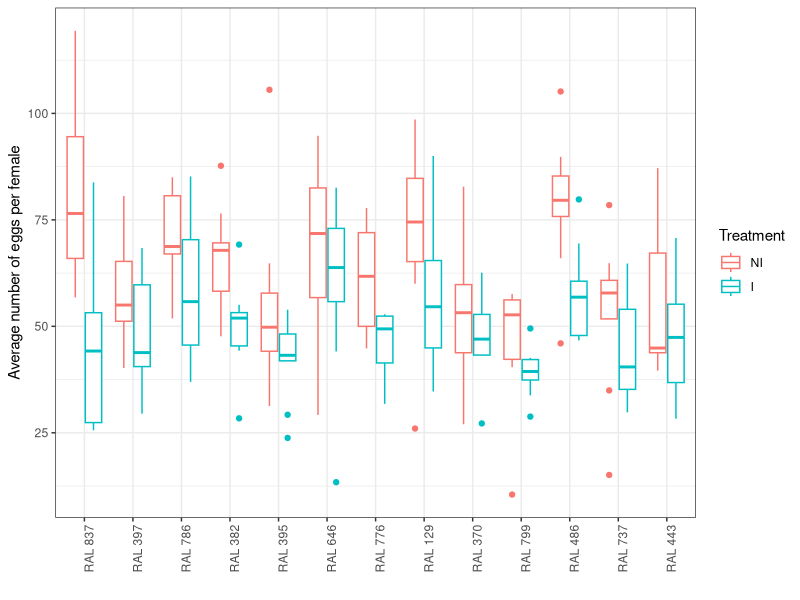
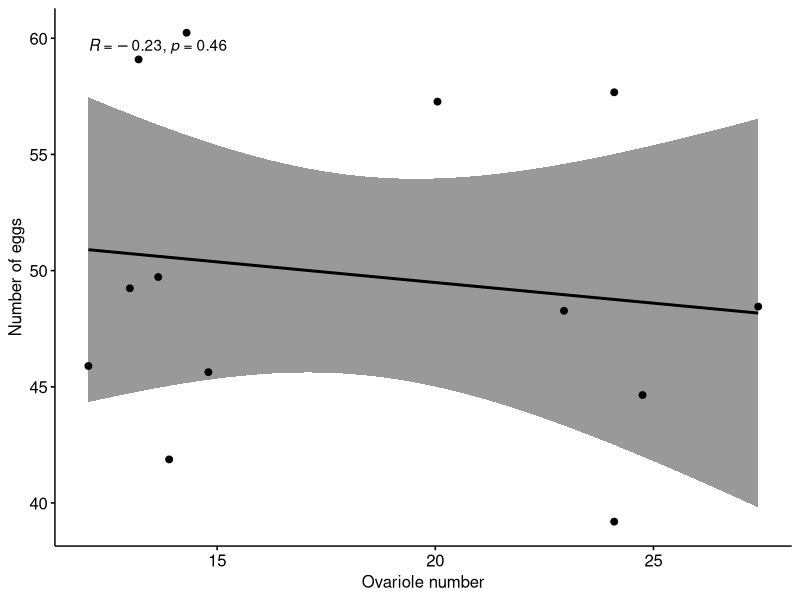
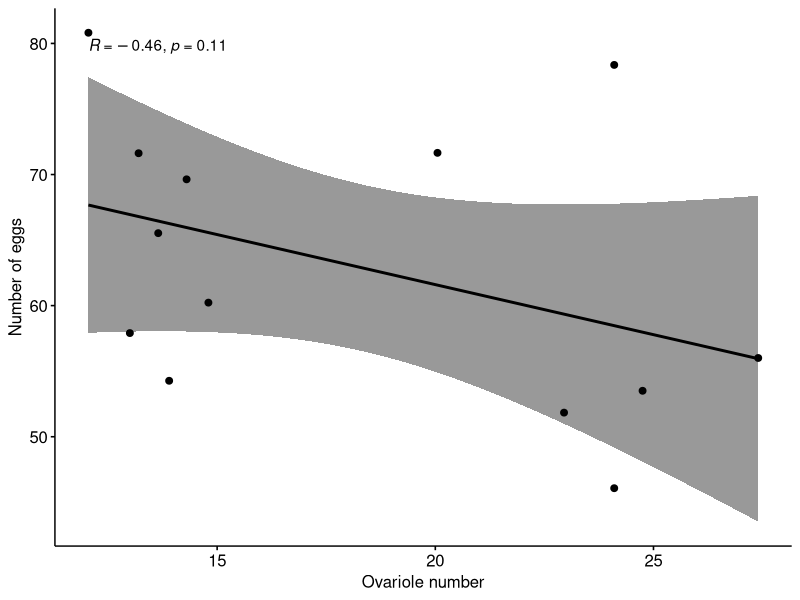
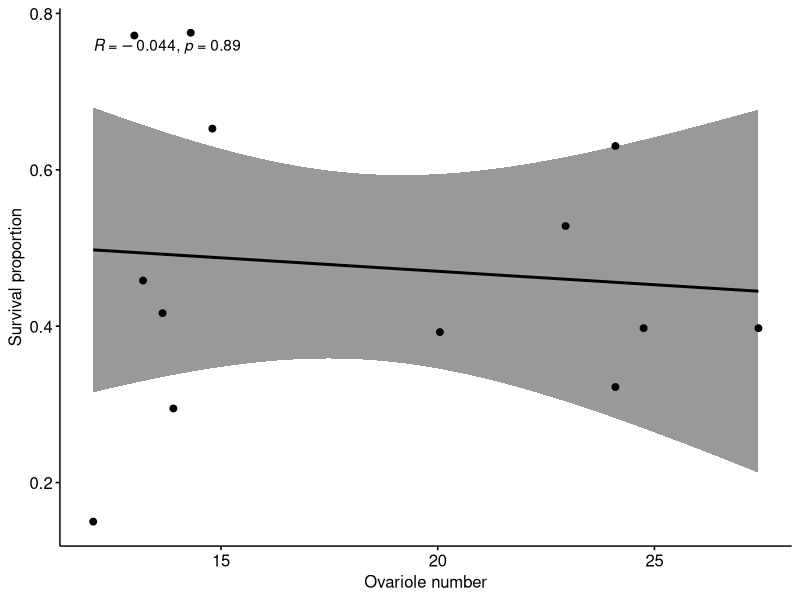
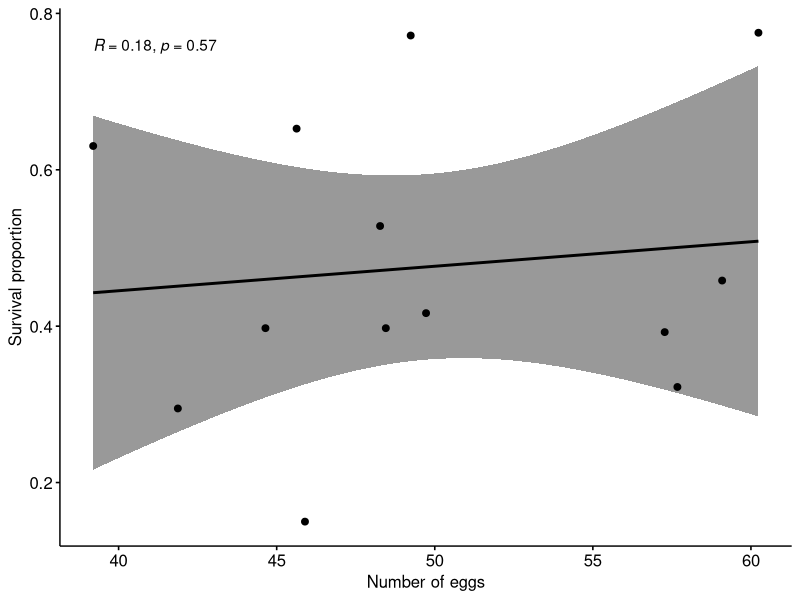
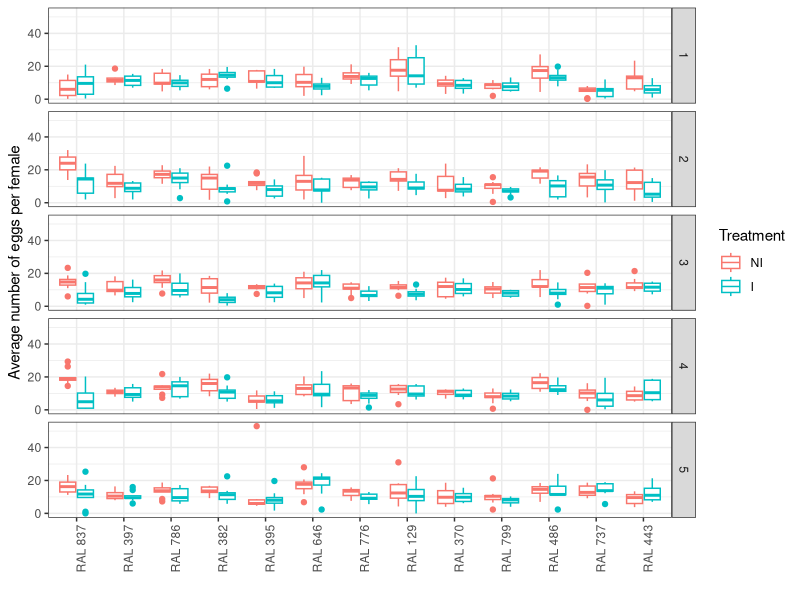
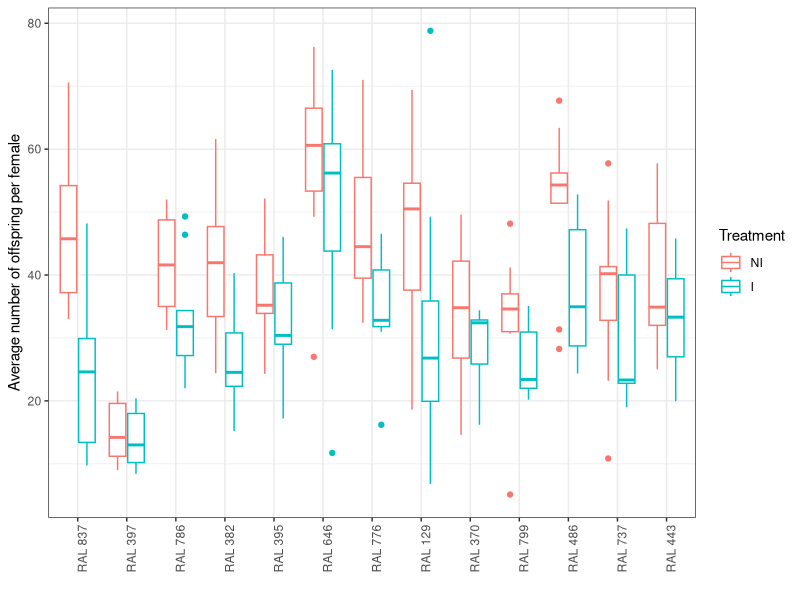
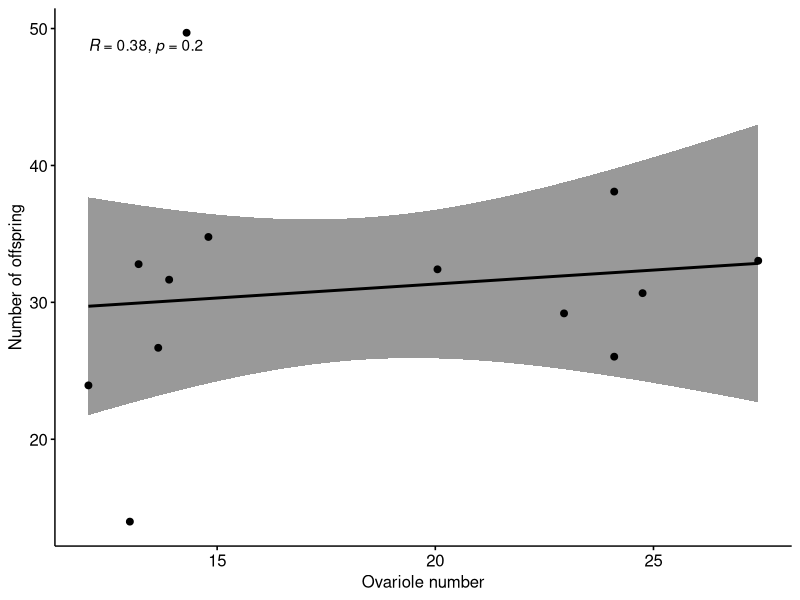

Write R code to recreate these figures, in order.
## ---- chunk 1
library(ggplot2)
library(dplyr)
library(tidyverse)
library(ggpubr)
library(lme4)
library(emmeans)
## ---- chunk 2
setwd("~/Documents/Data/Ovariole_number/")
Data<- read.csv("Egg_offspring_count_data.csv", header=TRUE)
Data<- Data %>% mutate(across(c('Block','Day', 'Genotype', 'Treatment', 'Tube'), as.factor))
colnames(Data)[6]<- "Number_of_females"
colnames(Data)[7]<- "Number_of_eggs"
colnames(Data)[8]<- "Number_of_offspring"
Data$Eggs_per_female<- Data$Number_of_eggs/Data$Number_of_females
Data$Offspring_per_female<- Data$Number_of_offspring/Data$Number_of_females
## ---- chunk 3
apply(Data, 2, function(x) any(is.nan(x)))
## ---- chunk 4
Data_updated<- Data %>% group_by(Genotype, Treatment, Tube, Block) %>% 
        mutate(Total_eggs = sum(Eggs_per_female), Total_offspring = sum(Offspring_per_female)) %>% distinct(Genotype, Treatment, Tube, Total_eggs, Total_offspring)
## ---- chunk 5
library(ggplot2)
level_order<- c('RAL 837', 'RAL 397', 'RAL 786', 'RAL 382', 'RAL 395',  'RAL 646', 'RAL 776', 'RAL 129', 'RAL 370', 'RAL 799', 'RAL 486', 'RAL 737',  'RAL 443')

Data_updated$Treatment<- factor(Data_updated$Treatment, levels = c('NI', 'I'))

ggplot(Data_updated, aes(x=factor(Genotype, level=level_order), y = Total_eggs, color= Treatment)) + geom_boxplot() +labs (x= "", y= "Average number of eggs per female") + theme_bw() + theme(axis.text.x = element_text(angle = 90))
## ---- chunk 6
model <- lmer(Total_eggs ~ Genotype * Treatment + (1|Block), Data_updated)
## ---- chunk 7
emm <- emmeans(model, ~ Treatment | Genotype)
## ---- chunk 8
pairs(emm)
## ---- chunk 9
emm1 <- emmeans(model, ~ Genotype * Treatment)
summary_df <- as.data.frame(emm1)
## ---- chunk 10
Cor<- data.frame(Genotype= c('RAL 837', 'RAL 397', 'RAL 786', 'RAL 382', 'RAL 395',  'RAL 646', 'RAL 776', 'RAL 129', 'RAL 370', 'RAL 799', 'RAL 486', 'RAL 737',  'RAL 443'), Ovariole_number= c(12.05, 13, 13.2, 13.65, 13.9, 14.3, 14.8, 20.05, 22.95, 24.1,24.1, 24.75, 27.4), Survival_proportion= c(0.15, 0.7717391, 0.4583333, 0.4166667, 0.2947368, 0.7752809, 0.6526316, 0.3924051, 0.5280899, 0.6304348, 0.3222222,   0.3974359,0.3974359))
Cor$Genotype<- as.factor(Cor$Genotype)
## ---- chunk 11
Modified <- merge(Cor, summary_df, by = "Genotype")
Modified_Infected <- subset(Modified, Treatment == "I")
Modified_Uninfected <- subset(Modified, Treatment == "NI")
## ---- chunk 12
ggscatter(Modified_Infected,  x = "Ovariole_number", y = "emmean",
          add = "reg.line", conf.int = TRUE, 
          cor.coef = TRUE, cor.method = "spearman") + xlab("Ovariole number") + ylab("Number of eggs")
## ---- chunk 13
ggscatter(Modified_Uninfected,  x = "Ovariole_number", y = "emmean",
          add = "reg.line", conf.int = TRUE, 
          cor.coef = TRUE, cor.method = "spearman") + xlab("Ovariole number") + ylab("Number of eggs")
## ---- chunk 14
ggscatter(Modified_Infected,  x = "Ovariole_number", y = "Survival_proportion",
          add = "reg.line", conf.int = TRUE, 
          cor.coef = TRUE, cor.method = "spearman") + xlab("Ovariole number") + ylab("Survival proportion")
## ---- chunk 15
ggscatter(Modified_Infected,  x = "emmean", y = "Survival_proportion",
          add = "reg.line", conf.int = TRUE, 
          cor.coef = TRUE, cor.method = "spearman") + xlab("Number of eggs") + ylab("Survival proportion")
## ---- chunk 16
Data_per_day <- Data %>% group_by(Genotype, Treatment, Day, Tube, Block) %>% 
        mutate(Total = sum(Eggs_per_female)) %>% group_by(Genotype, Treatment, Day, Block) %>% mutate(Mean = mean(Total)) %>% distinct(Genotype, Treatment,Total)

level_order<- c('RAL 837', 'RAL 397', 'RAL 786', 'RAL 382', 'RAL 395',  'RAL 646', 'RAL 776', 'RAL 129', 'RAL 370', 'RAL 799', 'RAL 486', 'RAL 737',  'RAL 443')
Data_per_day$Treatment<- factor(Data_per_day$Treatment, levels = c('NI', 'I'))

ggplot(Data_per_day, aes(x=factor(Genotype, level=level_order), y = Total, color= Treatment)) + geom_boxplot() +labs (x= "", y= "Average number of eggs per female") + theme_bw() +facet_grid(rows = vars(Day)) + theme(axis.text.x = element_text(angle = 90))
## ---- chunk 17
ggplot(Data_updated, aes(x=factor(Genotype, level=level_order), y = Total_offspring, color= Treatment)) + geom_boxplot() +labs (x= "", y= "Average number of offspring per female") + theme_bw() + theme(axis.text.x = element_text(angle = 90))
## ---- chunk 18
model_offspring <- lmer(Total_offspring ~ Genotype * Treatment + (1|Block), Data_updated)
## ---- chunk 19
emm_offspring <- emmeans(model_offspring, ~ Treatment | Genotype)
## ---- chunk 20
pairs(emm_offspring)
## ---- chunk 21
emm_offspring1 <- emmeans(model_offspring, ~ Genotype * Treatment)
offspring_summary_df <- as.data.frame(emm_offspring1)
## ---- chunk 22
Offspring_Modified <- merge(Cor, offspring_summary_df, by = "Genotype")
Offspring_Modified_Infected <- subset(Offspring_Modified, Treatment == "I")
Offspring_Modified_Uninfected <- subset(Offspring_Modified, Treatment == "NI")
## ---- chunk 23
ggscatter(Offspring_Modified_Infected,  x = "Ovariole_number", y = "emmean",
          add = "reg.line", conf.int = TRUE, 
          cor.coef = TRUE, cor.method = "spearman") + xlab("Ovariole number") + ylab("Number of offspring")
## ---- chunk 24
ggscatter(Offspring_Modified_Uninfected,  x = "Ovariole_number", y = "emmean",
          add = "reg.line", conf.int = TRUE, 
          cor.coef = TRUE, cor.method = "spearman") + xlab("Number of eggs") + ylab("Survival proportion")
## ---- chunk 25
sessionInfo()
